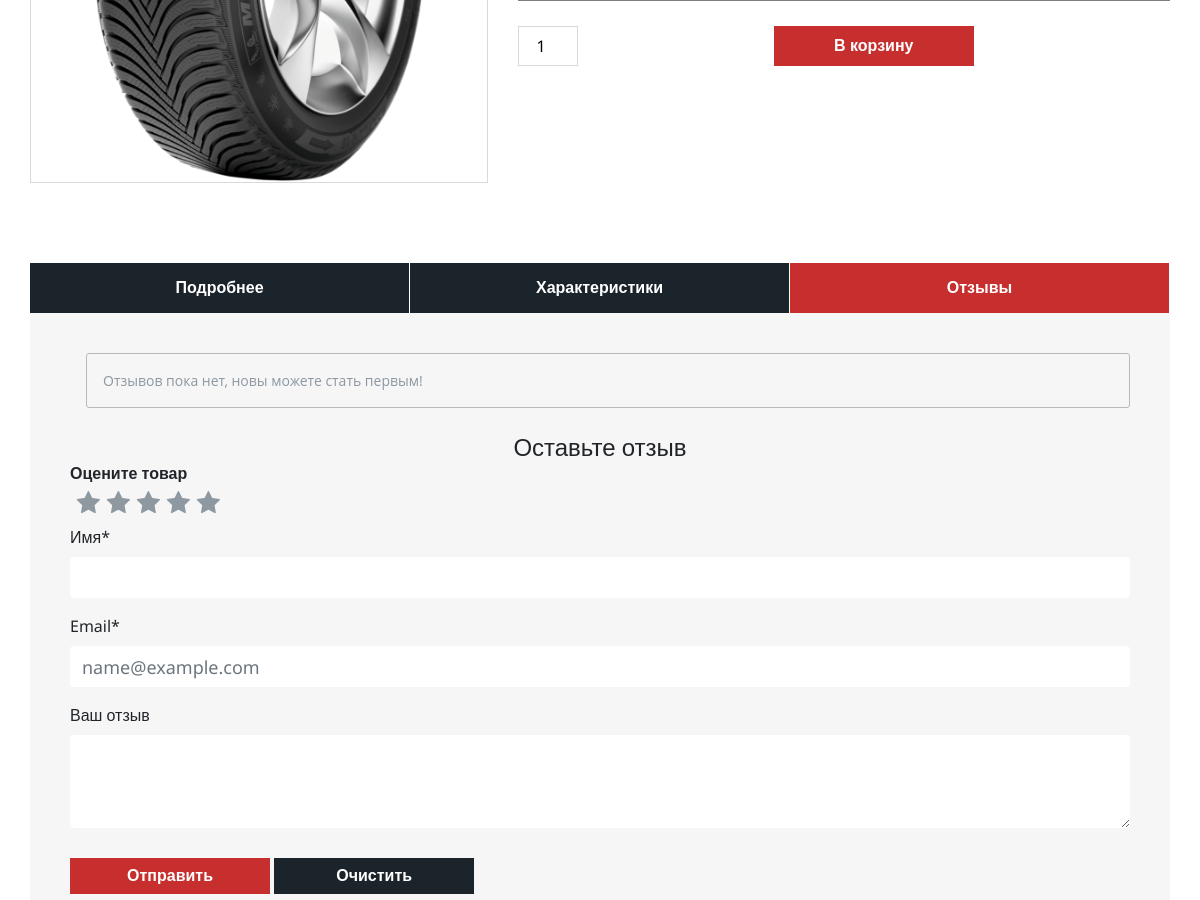
Before: /ru/product/Koleso (middle part) with the older database file.
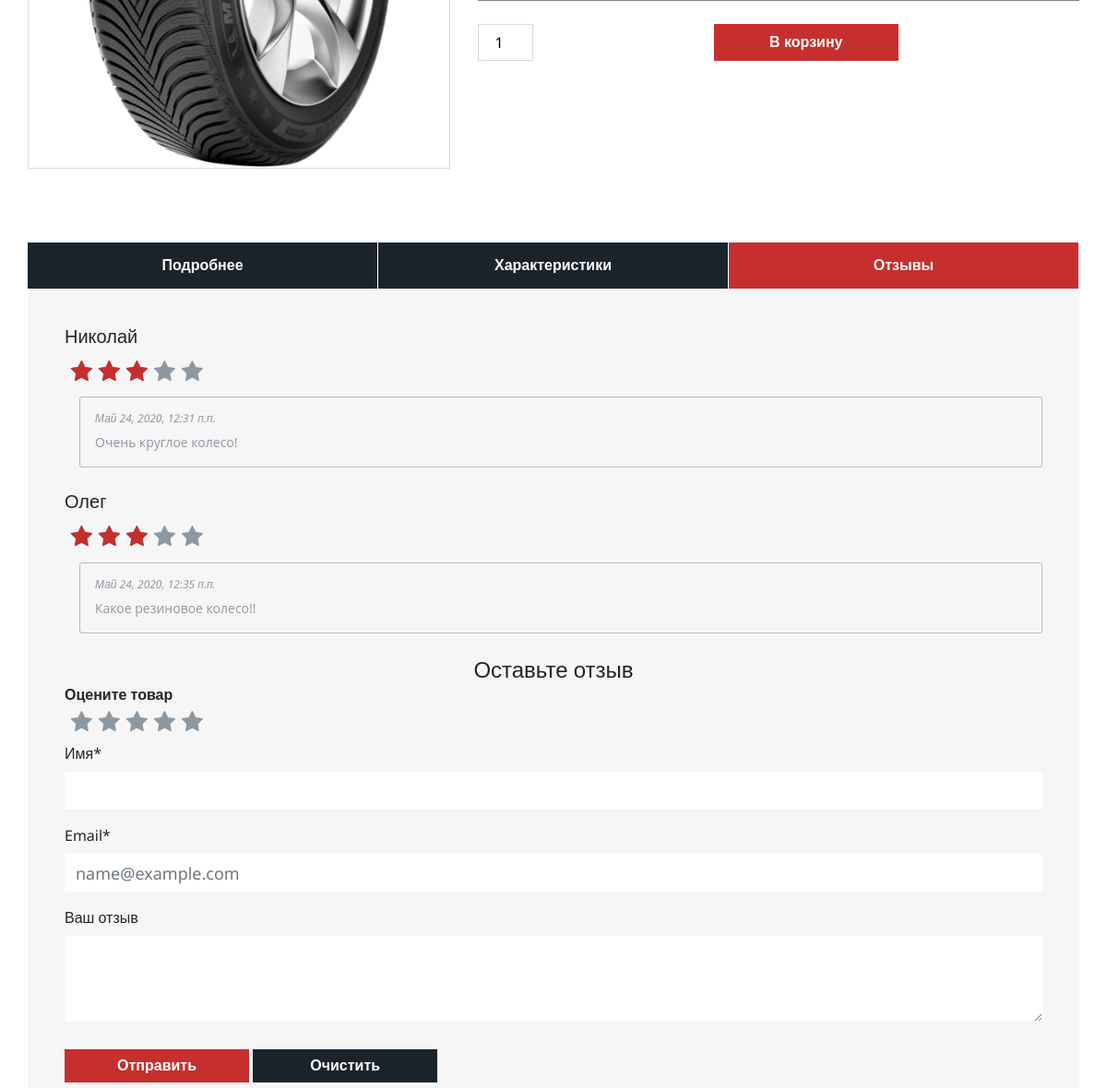
After: the same page with the newer database file.
### CarShowroom/models.py (models this page shows, shortened)
class Product(models.Model):
    name = models.CharField('Название', max_length=200)
    description = models.TextField('Описание')
    price = models.PositiveIntegerField("Цена")
    picture = models.ImageField("Изображение")
    rating = models.PositiveSmallIntegerField("Рейтинг", default=0)
    slug = models.SlugField(max_length=160, unique=True)
    class Meta:
        verbose_name = "Деталь"
        verbose_name_plural = "Детали"

class Reviews(models.Model):
    text = models.TextField("Отзыв")
    name = models.CharField('Имя', max_length=200)
    mail = models.EmailField('Почта')
    date = models.DateTimeField('Дата публикации', null=True)
    rating = models.PositiveSmallIntegerField('Рейтинг отзыва', default=3)
    product = models.ForeignKey(Product, verbose_name='Товар', on_delete=models.CASCADE, null=True)
    class Meta:
        verbose_name = "Отзыв"
        verbose_name_plural = "Отзывы"

### CarShowroom/views.py (the view)
# urls.py: path("product/<slug:slug>", views.ProductView.as_view(), name='product_page'),
class ProductView(DetailView):
    model = Product
    slug_field = "slug"
    template_name = "detail_product.html"

### templates/detail_product.html (shortened to what this page needs)
{% extends 'base.html' %}
{% load static %}
{% block content %}
<section class="product_review">
    <div class="container">
        <div class="row">
            <div class="col-lg-5">
                <div class="product_img">
                    <img class="itemPicture" src="{{ product.picture.url }}" alt="31">
                </div>
            </div>
            <div class="col-lg-7">
                <div class="row" style="margin-top: 25px;">
                    <input type="number" id="quantity" name="quantity" value="1" min="1" max="8">
                    <button class="basket" id="toCart" data-slug="{{ product.slug }}">В корзину</button>
                </div>
            </div>
        </div>
    </div>
</section>
<section class="product_info_tabs">
    <div class="container">
        <div class="row">
            <div class="col-lg-4 col-md-4">
                <div>
                    <button class="info_btn" id="btn_more">Подробнее</button>
                </div>
            </div>
            <div class="col-lg-4 col-md-4">
                <div>
                    <button class="info_btn" id="btn_feature">Характеристики</button>
                </div>
            </div>
            <div class="col-lg-4 col-md-4">
                <div>
                    <button class="info_btn active_btn" id="reviews">Отзывы</button>
                </div>
            </div>
        </div>
        <div class="row">
            <div class="product_info_content prod_review prod_tabs_active">
                {% if not product.reviews_set.all %}
                    <div class="row user_reviews">
                        <div class="row">
                            <div class="review_box">
                                <p class="text">Отзывов пока нет, новы можете стать первым!</p>
                            </div>
                        </div>
                    </div>
                {% endif %}
                {% for review in product.reviews_set.all %}
                    <div class="row user_reviews">
                        <div class="row">
                            <h5>{{ review.name }}</h5>
                        </div>
                        <div class="row">
                            <div class="rating rating-review">
                                <input type="radio" {% if review.rating == 5 %}checked{% endif %} disabled ><label for="">
                                </label>
                                <input type="radio" {% if review.rating == 4 %}checked{% endif %} disabled ><label for="">
                                </label>
                                <input type="radio" {% if review.rating == 3 %}checked{% endif %} disabled ><label for="">
                                </label>
                                <input type="radio" {% if review.rating == 2 %}checked{% endif %} disabled ><label for="">
                                </label>
                                <input type="radio" {% if review.rating == 1 %}checked{% endif %} disabled ><label for="">
                                </label>
                            </div>
                        </div>
                        <div class="row">
                            <div class="review_box">
                                <h6>{{ review.date }}</h6>
                                <p class="text">{{ review.text }}</p>
                            </div>
                        </div>
                    </div>
                {% endfor %}
                <div class="row review_main_label">
                    <h4>Оставьте отзыв</h4>
                </div>
                <form action="{% url 'add_review' product.slug %}" method="post">
                    <div class="form-group">
                        <label for="" style="margin: 0;"><strong>Оцените товар</strong></label>
                        <div class="rating">
                            <input value="5" type="radio" name="rating" id="star1"><label for="star1">
                            </label>
                            <input value="4" type="radio" name="rating" id="star2"><label for="star2">
                            </label>
                            <input value="3" type="radio" name="rating" id="star3"><label for="star3">
                            </label>
                            <input value="2" type="radio" name="rating" id="star4"><label for="star4">
                            </label>
                            <input value="1" type="radio" name="rating" id="star5"><label for="star5">
                            </label>
                        </div>
                    </div>
                    <div class="form-group" style="margin-top: 40px;">
                      <label for="exampleFormControlSelect1">Имя*</label>
                      <input class="form-control" name="name" type="text" placeholder="" required>
                    </div>
                    <div class="form-group">
                        <label for="exampleFormControlInput1">Email*</label>
                        <input type="email" name="mail" class="form-control" id="exampleFormControlInput1" placeholder="name@example.com" required>
                      </div>
                    <div class="form-group">
                      <label for="exampleFormControlTextarea1">Ваш отзыв</label>
                      <textarea name="text" class="form-control" id="exampleFormControlTextarea1" rows="3" required></textarea>
                    </div>
                    <div class="form-group" style="margin-top: 30px;">
                        <button type="submit" class="btn btn-primary">Отправить</button>
                        <button type="reset" class="btn btn-primary" id="prod_reset_btn">Очистить</button>
                    </div>
                </form>
            </div>
        </div>
    </div>
</section>
{% endblock content %}

### templates/base.html (shortened to what this page needs)
<!DOCTYPE html>
{% load i18n %}
{% load static %}
<html lang="ru">
    <head>
    <link rel="stylesheet" href="https://stackpath.bootstrapcdn.com/bootstrap/4.4.1/css/bootstrap.min.css">
    <link rel="stylesheet" href="https://maxcdn.bootstrapcdn.com/font-awesome/4.5.0/css/font-awesome.min.css">
    <link rel="stylesheet" href="{% static 'style/animate.css' %}">
    <link rel="stylesheet" href="{% static 'style/style.css' %}">
    <link rel="stylesheet" href="{% static 'style/font-awesome-4.7.0/css/font-awesome.min.css' %}">
</head>
<body>
    {% block content %}
    {% endblock content %}
</body>
</html>

### templates/include/header.html (shortened to what this page needs)
{% load i18n %}
{% load static %}

### templates/include/pop-out-menu.html (shortened to what this page needs)
{% load i18n %}

### static/style/style.css (style rules this page uses)
body, html { margin: 0; padding: 0; overflow-x: hidden; font-family: 'Noto Sans', sans-serif; }
input { outline: none; }
@media (min-width: 1200px) { .container { max-width: 1170px; } }
.row { width: 100%; margin: 0%; }
.text { color: #8d98a1; font-family: "Open Sans", Sans-serif; font-size: 14px; line-height: 1.5em; font-weight: 400; }
#quantity { padding-left: 18px; }
.form-control { border: none; font-size: 18px; color: #999; }
.product_review .container { padding: 0; }
.product_review { margin-top: 65px; }
.product_img { border: 1px solid #d9d9d9; margin-bottom: 30px; }
.product_img img { width: 100%; }
.product_review #quantity { height: 40px; width: 60px; border: 1px solid #d9d9d9; }
.product_review .basket { width: 200px; border: none; background-color: #c62f2d; color: #fff; font-weight: 900; font-family: "Raleway", Sans-serif; font-size: 16px; outline: none; z-index: 1; transition: background-color 0.2s linear; border-radius: 0%; margin: 0 auto; }
.product_info_tabs { margin-top: 50px; margin-bottom: 100px; }
.product_info_tabs .col-lg-4 { padding: 0; padding-right: 1px; }
.product_info_tabs .info_btn { width: 100%; height: 50px; border: none; background-color: #1b242b; color: #fff; font-weight: 900; font-family: "Raleway", Sans-serif; font-size: 16px; outline: none; z-index: 1; transition: background-color 0.2s linear; border-radius: 0%; }
.product_info_content { width: 100%; background: #f6f6f7; padding: 40px; }
.product_info_tabs .active_btn { background-color: #c62f2d; }
.prod_review { display: none; }
.prod_review .btn { width: 200px; border: none; background-color: #c62f2d; color: #fff; font-weight: 900; font-family: "Raleway", Sans-serif; font-size: 16px; outline: none; z-index: 1; transition: background-color 0.2s linear; border-radius: 0%; margin-bottom: 20px; }
.prod_tabs_active { display: block; }
#prod_reset_btn { background-color: #1b242b; }
.prod_review .user_reviews { margin-bottom: 25px; }
.prod_review .review_box { width: 100%; border: 1px solid #b7b9be; border-radius: 3px; padding: 16px 16px 0px 16px; margin-left: 16px; }
.prod_review .review_box h6 { font-style: italic; font-weight: normal; color: #8d98a1; font-size: 12px; }
.review_main_label h4 { margin: 0 auto; text-align: center; }
.rating { position: absolute; transform: rotateY(180deg); display: flex; }
.rating label { display: block; cursor: pointer; width: 30px; }
.rating label:before { content: '\f005'; font-family: fontAwesome; position: relative; display: block; font-size: 25px; color: #8d98a1; }
.rating label:after { content: '\f005'; font-family: fontAwesome; position: absolute; display: block; font-size: 25px; color: #c62f2d; top: 0; opacity: 0; transition: .5s; }
.rating label:hover:after, .rating label:hover ~ label:after, .rating input:checked ~ label:after { opacity: 1; }
.rating-review { position: relative; }

Changed rows visible on the page:
added Reviews: name "Николай", date "Май 24, 2020, 12:31 п.п.", text "Очень круглое колесо!"
added Reviews: name "Олег", date "Май 24, 2020, 12:35 п.п.", text "Какое резиновое колесо!!"
Other visible differences:
text no longer shown: "Отзывов пока нет, новы можете стать первым!"
